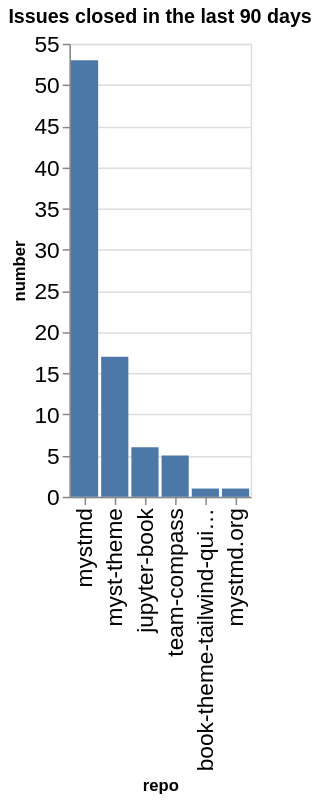

The code cell stored with this chart in its notebook:
### Code cell
closed_counts = closed.groupby(['org', 'repo']).count()['number'].reset_index()
closed_counts['org/repo'] = closed_counts.apply(lambda a: a['org'] + '/' + a['repo'], axis=1)
sorted_vals = closed_counts.sort_values(['number'], ascending=False)['repo'].values
alt.Chart(data=closed_counts, title=f"Issues closed in the last {n_days} days").mark_bar().encode(
    x=alt.X('repo', sort=alt.Sort(sorted_vals.tolist())),
    y='number',
)

### Figure 1 — Vega-Lite specification as saved in the notebook (floating-point values rounded to 4 significant figures)
{"config": {"axisLeft": {"labelFontSize": 15}, "axisBottom": {"labelFontSize": 15}}, "data": {"name": "data-2624c76374bd8f476e792b1cc6482de9"}, "mark": {"type": "bar"}, "encoding": {"x": {"field": "repo", "sort": ["mystmd", "myst-theme", "jupyter-book", "team-compass", "book-theme-tailwind-quickstart", "mystmd.org"], "type": "nominal"}, "y": {"field": "number", "type": "quantitative"}}, "title": "Issues closed in the last 90 days", "$schema": "https://vega.github.io/schema/vega-lite/v5.20.1.json", "datasets": {"data-2624c76374bd8f476e792b1cc6482de9": [{"org": "jupyter-book", "repo": "book-theme-tailwind-quickstart", "number": 1, "org/repo": "jupyter-book/book-theme-tailwind-quickstart"}, {"org": "jupyter-book", "repo": "jupyter-book", "number": 6, "org/repo": "jupyter-book/jupyter-book"}, {"org": "jupyter-book", "repo": "myst-theme", "number": 17, "org/repo": "jupyter-book/myst-theme"}, {"org": "jupyter-book", "repo": "mystmd", "number": 53, "org/repo": "jupyter-book/mystmd"}, {"org": "jupyter-book", "repo": "mystmd.org", "number": 1, "org/repo": "jupyter-book/mystmd.org"}, {"org": "jupyter-book", "repo": "team-compass", "number": 5, "org/repo": "jupyter-book/team-compass"}]}}
